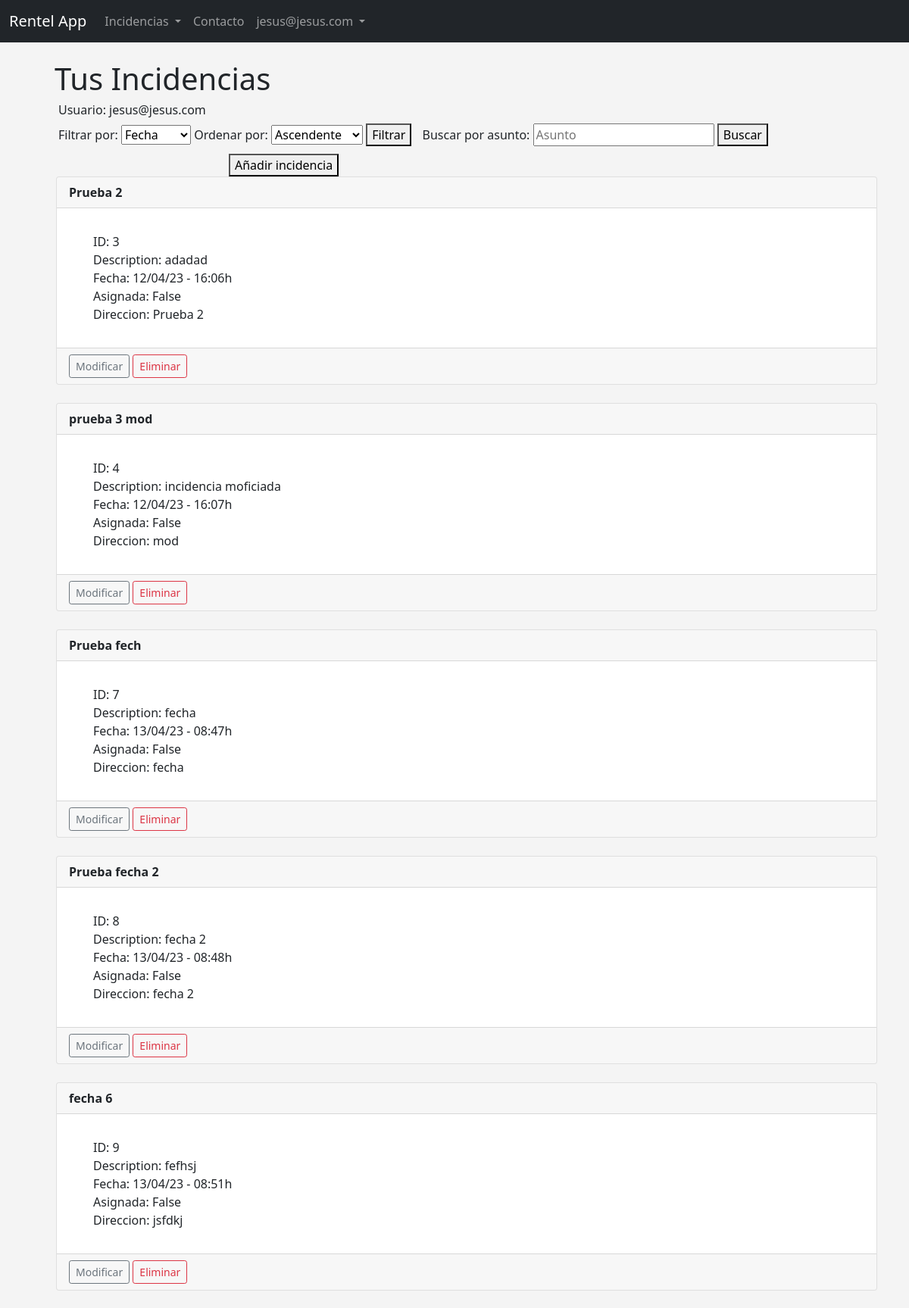
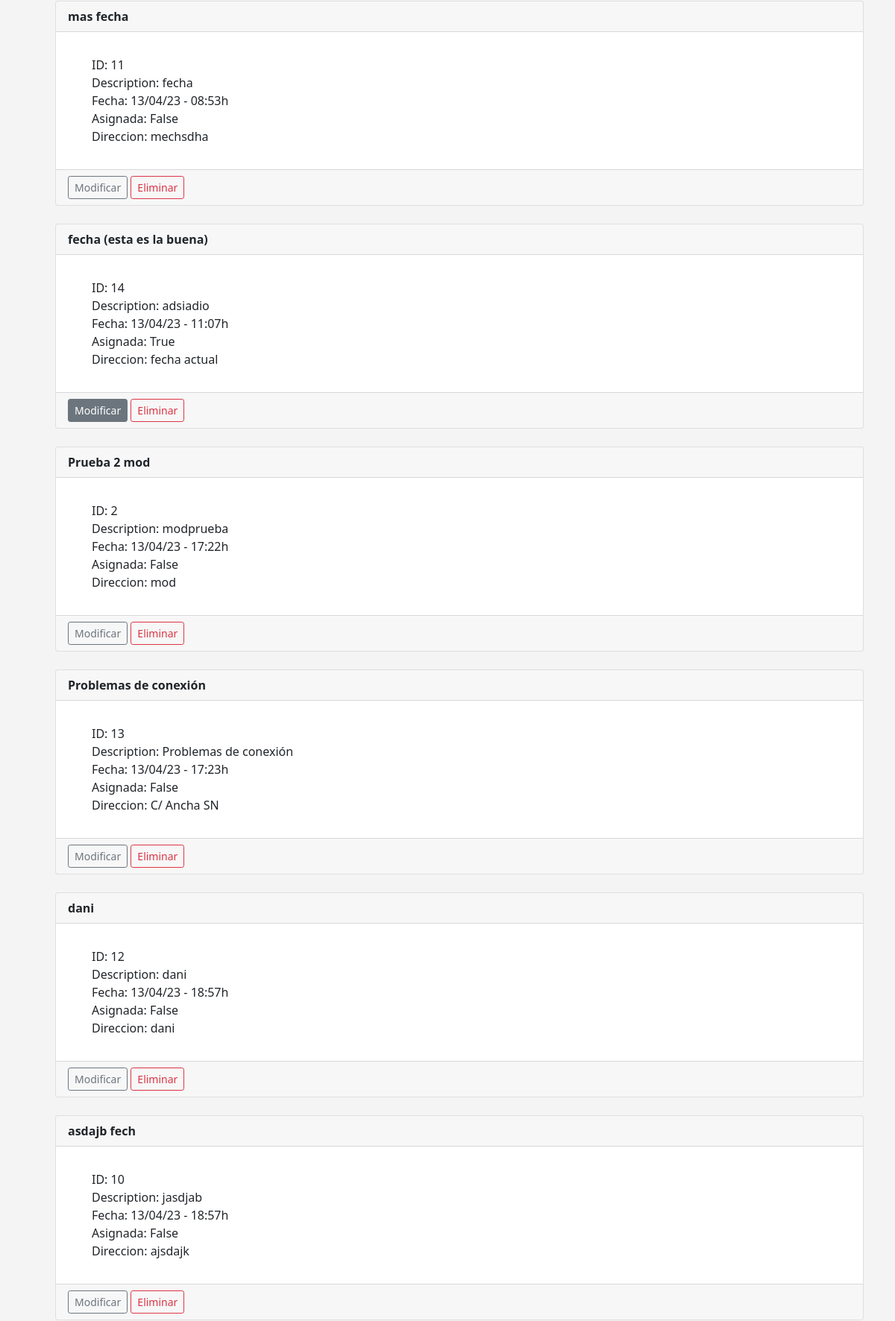
The page /incidencias (signed in, upper part) on the database its author committed (2 pictures, top to bottom).
### app/models.py (models this page shows, shortened)
class Usuario(AbstractBaseUser, PermissionsMixin):
    user = models.OneToOneField('self', on_delete=models.CASCADE, null=True, blank=True, default=None)
    email = models.EmailField(
                    verbose_name='email address',
                    max_length=255,
                    unique=True,
                )
    password = models.CharField(max_length=20, default=None)
    nombre = models.CharField(max_length=20, null=True)
    apellido = models.CharField(max_length=20, null=True)
    dni = models.CharField(max_length=9, null=True)
    ROL_CHOICES = (("CLIENTE", "Cliente"),
                   ("SOPORTE", "Soporte"),
                   ("TECNICO", "Tecnico"),
                   ("ADMIN", "Admin"),)
    rol = models.CharField(max_length=7, choices=ROL_CHOICES)
    tlf = models.CharField(max_length=9, blank=True, null=True)
    direccion = models.CharField(max_length=50, blank=True, null=True)
    is_staff = models.BooleanField(default=False)
    is_superuser = models.BooleanField(default=False)
    USERNAME_FIELD = 'email'
    objects = UsuarioManager()

class Incidencia(models.Model):
    titulo_incidencia = models.CharField(max_length=255, null=True)
    desc_incidencia = models.TextField()
    fecha = models.DateTimeField(null=True, editable=True)
    asignada = models.BooleanField(default=False)
    direccion = models.CharField(max_length=255, null=True)
    cliente_id = models.ForeignKey(
        Usuario,
        related_name="incidencias",
        on_delete=models.CASCADE
   )

### app/views.py (the view)
# urls.py: path('incidencias', views.all_incidencias, name="mostrar-incidencias"),
def all_incidencias(request):
    incidencia_list = Incidencia.objects.all().order_by('fecha')
    template = loader.get_template('app/mostrar_incidencias.html')
    context = {
        'incidencia_list': incidencia_list
    }
    return HttpResponse(template.render(context, request))

### app/templates/app/mostrar_incidencias.html (shortened to what this page needs)
{% extends 'app/base.html' %}
{% load static %}
{% block content %}
    <link rel="stylesheet" href="{% static 'css/mostrar_incidencias.css' %}">
    {% if user.is_authenticated %}
    <h1> Tus Incidencias </h1>
    <h6>Usuario: {{ user }}</h6>
    <form id="filtros" method="get" action="{% url 'app:filtrar-incidencias' %}">
        <label for="filtro">Filtrar por:</label>
        <select name="filtro" id="filtro">
            <option value="fecha" {% if request.GET.filtro == 'fecha' %}selected{% endif %}>Fecha</option>
        </select>
        <label for="orden">Ordenar por:</label>
        <select name="orden" id="orden">
            <option value="asc" {% if request.GET.orden == 'asc' %}selected{% endif %}>Ascendente</option>
        </select>
        <button class="boton-filtro" type="submit">Filtrar</button>
    </form>
    <form id="buscador" method="get" action="{% url 'app:buscar-incidencias' %}">
        <label for="asunto">Buscar por asunto:</label>
        <input type="text" name="asunto" id="asunto" placeholder="Asunto">
        <button type="submit">Buscar</button>
    </form>
    <a href={% url 'app:add-incidencia' %}><button style="margin-left: 260px">Añadir incidencia</button></a>
    <br>
    <ul>
        {% for incidencia in incidencia_list %}
            {% if user == incidencia.cliente_id  %}
                <div class="card">
                    <div class="card-header">
                    <strong>{{ incidencia.titulo_incidencia }}</strong>
                    </div>
                    <div class="card-body">
                    <p class="card-text">
                        <ul>
                            <li>ID: {{ incidencia.id }}</li>
                            <li>Description: {{ incidencia.desc_incidencia }}</li>
                            <li>Fecha: {{ incidencia.fecha|date:'d/m/y' }} - {{ incidencia.fecha|date:'H:i' }}h</li>
                            <li>Asignada: {{ incidencia.asignada }}</li>
                            <li>Direccion: {{ incidencia.direccion }}</li>
                        </ul>
                    </p>
                    </div>
                    <div class="card-footer">
                        {% if incidencia.asignada %}
                            <a class="btn btn-secondary btn-sm" title="No se puede modificar una incidencia asignada" disabled> Modificar </a>
                        {% else %}
                            <a href={% url 'app:update-incidencia' incidencia.id %} class="btn btn-outline-secondary btn-sm"> Modificar </a>
                        {% endif %}
                        <a href={% url 'app:delete-incidencia' incidencia.id %} class="btn btn-outline-danger btn-sm"> Eliminar </a>
                    </div>
                </div>
                <br>
            {% endif %}
        {% endfor %}
    {% endif %}
    {% endblock %}

### app/templates/app/navbar.html (shortened to what this page needs)
<nav class="navbar navbar-expand-lg navbar-dark bg-dark">
    <div class="container-fluid">
      <a class="navbar-brand" href="{% url 'app:home' %}">Rentel App</a>
      <div class="collapse navbar-collapse" id="navbarSupportedContent">
        <ul class="navbar-nav me-auto mb-2 mb-lg-0">
          {% if user.is_authenticated  %}
          <li class="nav-item dropdown">
            <a class="nav-link dropdown-toggle" href="#" id="navbarDropdown" role="button" data-bs-toggle="dropdown" aria-expanded="false">
              Incidencias
            </a>
          </li>
          {% endif %}
          {% if user.is_authenticated  %}
            <li class="nav-item"><a class="nav-link" href="{% url 'app:contacto' %}">Contacto</a></li>
          {% endif %}
          {% if user.is_authenticated  %}
          <li class="nav-item dropdown">
            <a class="nav-link dropdown-toggle" href="#" id="navbarDropdown" role="button" data-bs-toggle="dropdown" aria-expanded="false">
              {{user}}
            </a>
          </li>
          {% endif %}
        </ul>
      </div>
    </div>
</nav>

### app/static/css/mostrar_incidencias.css (style rules this page uses)
#filtros, h6 { margin-left: 35px; }
ul li { list-style-type: none; }
h1 { margin-left: 30px; }
#filtros, #buscador { display: inline-block; margin-right: 10px; margin-bottom: 10px; }

### app/templates/app/base.html (style rules this page uses)
body { background: #f4f4f4 }

### rows shown on the page
Usuario: email "jesus@jesus.com"
Incidencia: titulo_incidencia "Prueba 2", id "3", desc_incidencia "adadad", fecha "12/04/23", fecha "16:06", asignada "False", direccion "Prueba 2", shows "Modificar"
Incidencia: titulo_incidencia "prueba 3 mod", id "4", desc_incidencia "incidencia moficiada", fecha "12/04/23", fecha "16:07", asignada "False", direccion "mod", shows "Modificar"
Incidencia: titulo_incidencia "Prueba fech", id "7", desc_incidencia "fecha", fecha "13/04/23", fecha "08:47", asignada "False", direccion "fecha", shows "Modificar"
Incidencia: titulo_incidencia "Prueba fecha 2", id "8", desc_incidencia "fecha 2", fecha "13/04/23", fecha "08:48", asignada "False", direccion "fecha 2", shows "Modificar"
Incidencia: titulo_incidencia "fecha 6", id "9", desc_incidencia "fefhsj", fecha "13/04/23", fecha "08:51", asignada "False", direccion "jsfdkj", shows "Modificar"
Incidencia: titulo_incidencia "mas fecha", id "11", desc_incidencia "fecha", fecha "13/04/23", fecha "08:53", asignada "False", direccion "mechsdha", shows "Modificar"
Incidencia: titulo_incidencia "fecha (esta es la buena)", id "14", desc_incidencia "adsiadio", fecha "13/04/23", fecha "11:07", asignada "True", direccion "fecha actual", shows "Modificar"
Incidencia: titulo_incidencia "Prueba 2 mod", id "2", desc_incidencia "modprueba", fecha "13/04/23", fecha "17:22", asignada "False", direccion "mod", shows "Modificar"
Incidencia: titulo_incidencia "Problemas de conexión", id "13", desc_incidencia "Problemas de conexión", fecha "13/04/23", fecha "17:23", asignada "False", direccion "C/ Ancha SN", shows "Modificar"
Incidencia: titulo_incidencia "dani", id "12", desc_incidencia "dani", fecha "13/04/23", fecha "18:57", asignada "False", direccion "dani", shows "Modificar"
Incidencia: titulo_incidencia "asdajb fech", id "10", desc_incidencia "jasdjab", fecha "13/04/23", fecha "18:57", asignada "False", direccion "ajsdajk", shows "Modificar"
